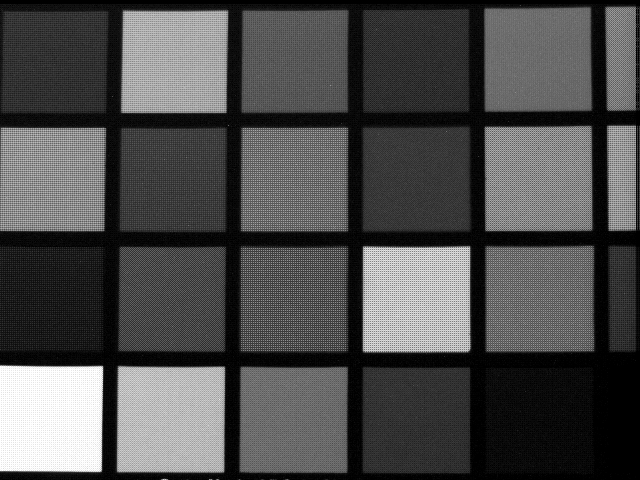
//> input picture a1/test1.bmp, 640 x 480 px
$ ./colorChain test1.bmp   (built with g++ and OpenCV 4)
//> lines starting //> are read from the running program, lines starting //| are printed output that depends on the picture
/**
 * CSCI935 - Assignment 1
 * Name:      Van Tam PHAN
 * ID:        5322169
 * Username:  vtp990
 */
#include<opencv2/core/core.hpp>
#include<opencv2/highgui/highgui.hpp>
#include<opencv2/imgproc/imgproc.hpp>
#include<iostream>
using namespace cv;
using namespace std;

void ColorInterpolation(Mat imgSrc, Mat & dst);
void ColorCorrection(Mat src, Mat & dst);
void GammaCorrection(Mat src, Mat & dst, float fGamma);
void Display4Images(Mat & im1, Mat & im2, Mat & im3, Mat & im4);

int main(int argc, char *argv[]) {
  //=========STAGE 1: LOAD IMAGE==============
  if (argc != 2) {
    cout << "colorChain" << endl;
    return -1;
  }
  Mat imgSrc = imread(argv[1], CV_LOAD_IMAGE_UNCHANGED);
//> imgSrc is the input picture: 480 rows x 640 cols, CV_8UC1; min 0, max 255, mean 77.9
  Mat originalImage = imread(argv[1], CV_LOAD_IMAGE_COLOR);

  if (!imgSrc.data) {
    cout << "Failed to open image." << endl;
    return -1;
  }
  cout << "image source: " << imgSrc.size() << endl;
//| image source: [640 x 480]
  //=========STAGE 2: BILINEAR COLOR INTERPOLATION==============
  //CV_8UC3 unsigned char types that are 8 bit long
  //and each pixel has three of these to form the three channels
  Mat imgCFAInterpol(imgSrc.size(), CV_8UC3);
  imgCFAInterpol = Scalar(0, 0, 0);  //BGR order. R = 255;
  ColorInterpolation(imgSrc, imgCFAInterpol);

  //=========STAGE 3: COLOR CORRECTION==============
  Mat imgColorCorrected(imgSrc.size(), CV_8UC3); //only accept value from 0 to 255
  ColorCorrection(imgCFAInterpol, imgColorCorrected);

  //=========STAGE 4: GAMMA CORRECTION==============
  Mat imgGammaCorrected(imgSrc.size(), CV_8UC3); //only accept value from 0 to 255
  GammaCorrection(imgColorCorrected, imgGammaCorrected, 0.5);

  //=========DISPLAY RESULTS==============
  Display4Images(originalImage, imgCFAInterpol, imgColorCorrected,
      imgGammaCorrected);

  waitKey(0);
  return 0;
}

void Display4Images(Mat & im1, Mat & im2, Mat & im3, Mat & im4) {
  Size size = im1.size();
  Mat dst(Size(size.width * 2, size.height * 2), CV_8UC3);
  Mat roi1 = dst(Rect(0, 0, size.width, size.height));
  im1.copyTo(roi1);
  Mat roi2 = dst(Rect(size.width, 0, size.width, size.height));
  im2.copyTo(roi2);
  Mat roi3 = dst(Rect(0, size.height, size.width, size.height));
  im3.copyTo(roi3);
  Mat roi4 = dst(Rect(size.width, size.height, size.width, size.height));
  im4.copyTo(roi4);

  Mat final;
  resize(dst, final, size);  //resize image
  // Display big mat
  namedWindow("Color Chain", CV_WINDOW_AUTOSIZE);
  imshow("Color Chain", final);
}

void ColorInterpolation(Mat src, Mat & dst) {
  Mat outR(src.size(), CV_8UC1), outG(src.size(), CV_8UC1), outB(src.size(),
      CV_8UC1);
  int height = src.rows;
//> height = 480
  int width = src.cols;
//> width = 640
  int row, col;
  for (row = 0; row < height; row++)
    for (col = 0; col < width; col++) {
      //the row with green and red positions
      if (row % 2 == 0) {
        if (col % 2 == 0) // green positions
            {
          if (col == 0) // green at column 0
              {
            if (row == 0) // green at position (0, 0)
              outB.at<uchar>(row, col) = src.at<uchar>(row + 1, col);
            else
              outB.at<uchar>(row, col) = (src.at<uchar>(row - 1, col)
                  + src.at<uchar>(row + 1, col)) / 2;
            outR.at<uchar>(row, col) = src.at<uchar>(row, col + 1);
          } else    // green at other columns not 0
          {
            if (row == 0)
              outB.at<uchar>(row, col) = src.at<uchar>(row + 1, col);
            else
              outB.at<uchar>(row, col) = (src.at<uchar>(row - 1, col)
                  + src.at<uchar>(row + 1, col)) / 2;
            outR.at<uchar>(row, col) = (src.at<uchar>(row, col - 1)
                + src.at<uchar>(row, col + 1)) / 2;
          }
          outG.at<uchar>(row, col) = src.at<uchar>(row, col);
        } else    // red positions
        {
          if (col == width - 1) // red at column width-1
              {
            if (row == 0) // red at position (0, width-1)
                {
              outG.at<uchar>(row, col) = (src.at<uchar>(row, col - 1)
                  + src.at<uchar>(row + 1, col)) / 2;
              outB.at<uchar>(row, col) = src.at<uchar>(row + 1, col - 1);
            } else {
              outG.at<uchar>(row, col) = (src.at<uchar>(row - 1, col)
                  + src.at<uchar>(row, col - 1) + src.at<uchar>(row + 1, col))
                  / 3;
              outB.at<uchar>(row, col) = (src.at<uchar>(row - 1, col - 1)
                  + src.at<uchar>(row + 1, col - 1)) / 2;
            }
          } else    // red at other columns not width-1
          {
            if (row == 0) {
              outG.at<uchar>(row, col) = (src.at<uchar>(row, col - 1)
                  + src.at<uchar>(row, col + 1) + src.at<uchar>(row + 1, col))
                  / 3;
              outB.at<uchar>(row, col) = (src.at<uchar>(row + 1, col - 1)
                  + src.at<uchar>(row + 1, col + 1)) / 2;
            } else {
              outG.at<uchar>(row, col) = (src.at<uchar>(row - 1, col)
                  + src.at<uchar>(row + 1, col) + src.at<uchar>(row, col - 1)
                  + src.at<uchar>(row, col + 1)) / 4;
              outB.at<uchar>(row, col) = (src.at<uchar>(row - 1, col - 1)
                  + src.at<uchar>(row - 1, col + 1)
                  + src.at<uchar>(row + 1, col + 1)
                  + src.at<uchar>(row + 1, col - 1)) / 4;
            }
          }
          outR.at<uchar>(row, col) = src.at<uchar>(row, col);
        }
      }
      //the row with blue and green positions
      else {
        if (col % 2 == 0) // blue positions
            {
          if (col == 0) // blue at column 0
              {
            if (row == height - 1)  // blue at position (height-1, 0)
                {
              outR.at<uchar>(row, col) = src.at<uchar>(row - 1, col + 1);
              outG.at<uchar>(row, col) = (src.at<uchar>(row - 1, col)
                  + src.at<uchar>(row, col + 1)) / 2;
            } else {
              outR.at<uchar>(row, col) = (src.at<uchar>(row - 1, col + 1)
                  + src.at<uchar>(row + 1, col + 1)) / 2;
              outG.at<uchar>(row, col) = (src.at<uchar>(row - 1, col)
                  + src.at<uchar>(row + 1, col) + src.at<uchar>(row, col + 1))
                  / 3;
            }
          } else    // blue at other columns not 0
          {
            if (row == height - 1) {
              outR.at<uchar>(row, col) = (src.at<uchar>(row - 1, col - 1)
                  + src.at<uchar>(row - 1, col + 1)) / 2;
              outG.at<uchar>(row, col) = (src.at<uchar>(row, col - 1)
                  + src.at<uchar>(row, col + 1) + src.at<uchar>(row - 1, col))
                  / 3;
            } else {
              outR.at<uchar>(row, col) = (src.at<uchar>(row - 1, col - 1)
                  + src.at<uchar>(row - 1, col + 1)
                  + src.at<uchar>(row + 1, col + 1)
                  + src.at<uchar>(row + 1, col - 1)) / 4;
              outG.at<uchar>(row, col) = (src.at<uchar>(row - 1, col)
                  + src.at<uchar>(row + 1, col) + src.at<uchar>(row, col - 1)
                  + src.at<uchar>(row, col + 1)) / 4;
            }
          }
          outB.at<uchar>(row, col) = src.at<uchar>(row, col);
        } else    // green positions
        {
          if (col == width - 1) // green at column width-1
              {
            if (row == height - 1)  // green at position (height-1, width-1)
              outR.at<uchar>(row, col) = src.at<uchar>(row - 1, col);
            else
              outR.at<uchar>(row, col) = (src.at<uchar>(row - 1, col)
                  + src.at<uchar>(row + 1, col)) / 2;
            outB.at<uchar>(row, col) = src.at<uchar>(row, col - 1);
          } else    // green at other columns not width-1
          {
            if (row == height - 1)
              outR.at<uchar>(row, col) = src.at<uchar>(row - 1, col);
            else
              outR.at<uchar>(row, col) = (src.at<uchar>(row - 1, col)
                  + src.at<uchar>(row + 1, col)) / 2;
            outB.at<uchar>(row, col) = (src.at<uchar>(row, col - 1)
                + src.at<uchar>(row, col + 1)) / 2;
          }
          outG.at<uchar>(row, col) = src.at<uchar>(row, col);
        }
      }
    }
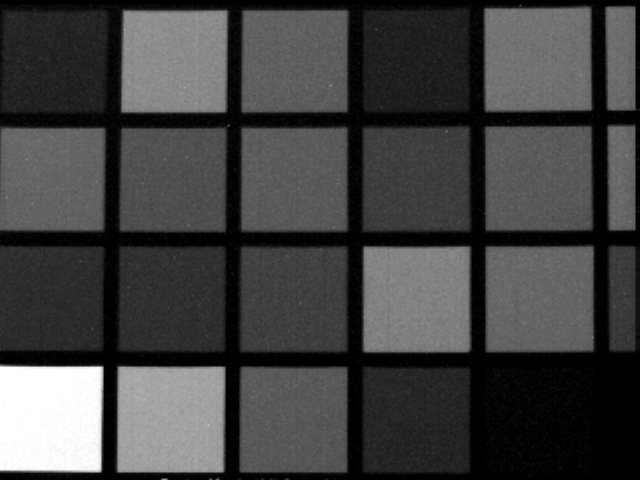
//> outB: 480 rows x 640 cols, CV_8UC1; min 0, max 255, mean 66.1
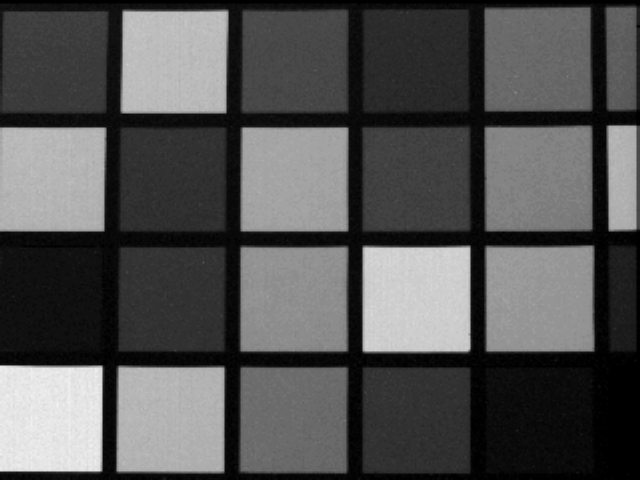
//> outR: 480 rows x 640 cols, CV_8UC1; min 0, max 244, mean 83.6
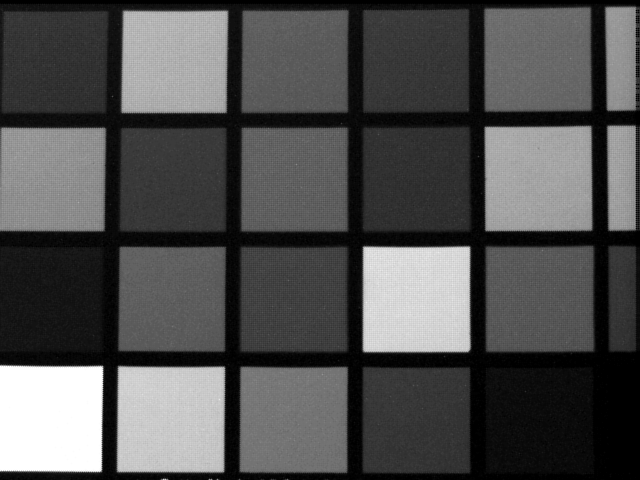
//> outG: 480 rows x 640 cols, CV_8UC1; min 0, max 255, mean 80.5
  vector<Mat> array_to_merge;

  array_to_merge.push_back(outB);
  array_to_merge.push_back(outG);
  array_to_merge.push_back(outR);

  merge(array_to_merge, dst);
}

void ColorCorrection(Mat src, Mat & dst) {
  int rows = src.rows;
//> rows = 480
  int cols = src.cols;
//> cols = 640
  Mat correctionKernel =
      (Mat_<float>(3, 3) << -0.18, -0.44, 1.62, -0.24, 1.29, -0.05, 1.18, -0.05, -0.13);

  cout << "color correction matrix: " << correctionKernel << endl;
  Mat tempImg;
  for (int i = 0; i < rows; ++i) {
    for (int j = 0; j < cols; ++j) {
      Mat(src.at<Vec3b>(i, j)).convertTo(tempImg, CV_32FC3);
      dst.at<Vec3b>(i, j) = Mat(correctionKernel * tempImg);
    }
  }
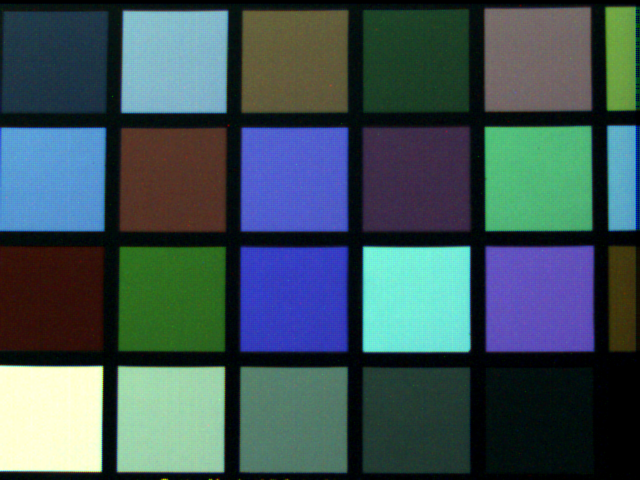
//> dst: 480 rows x 640 cols, CV_8UC3; mean B, G, R 88.1, 83.8, 63.1
//> after the loop, tempImg = [0, 0, 0]

}

void GammaCorrection(Mat src, Mat & dst, float fGamma) {
//> called with fGamma = 0.5
  //image pixel intensities in the range [0, 255]
  uchar lut[256];
  for (int i = 0; i < 256; i++) {
    // The formula is O=(I/255)^N3C255,
    // gotten from this link http://docs.opencv.org/trunk/d3/dc1/tutorial_basic_linear_transform.html
    lut[i] = saturate_cast<uchar>(pow((float) (i / 255.0), fGamma) * 255.0f);
  }
  dst = src.clone();
  MatIterator_<Vec3b> it, end;
  for (it = dst.begin<Vec3b>(), end = dst.end<Vec3b>(); it != end; it++) {
    (*it)[0] = lut[((*it)[0])];
    (*it)[1] = lut[((*it)[1])];
    (*it)[2] = lut[((*it)[2])];
  }
//> in main, `GammaCorrection(imgColorCorrected, imgGammaCorrected, 0.5);`:
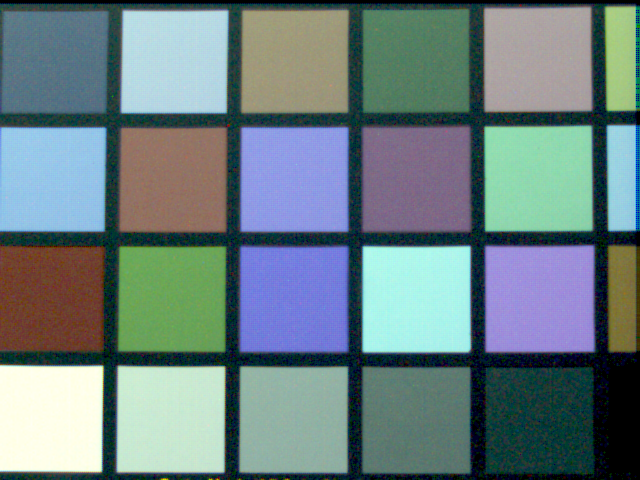
//> imgGammaCorrected: 480 rows x 640 cols, CV_8UC3; mean B, G, R 131, 128.8, 108.5
//> in Display4Images, `Mat roi2 = dst(Rect(size.width, 0, size.width, size.height));`: roi2: 480 rows x 640 cols, CV_8UC3; every value is 0
//> in Display4Images, `im3.copyTo(roi3);`:
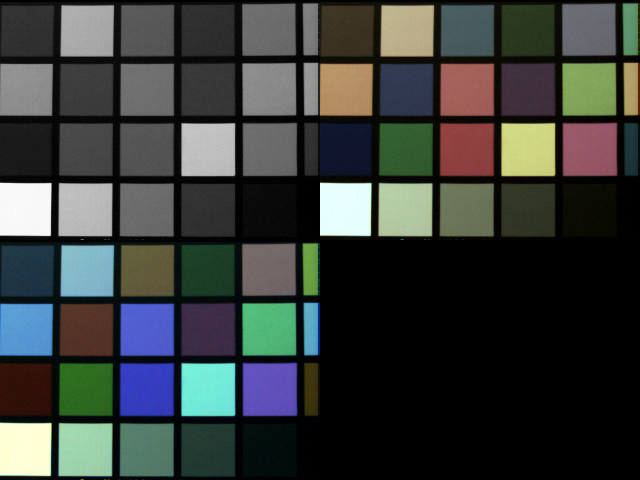
//> dst: 960 rows x 1280 cols, CV_8UC3 (shown at 1/2 size); mean B, G, R 58, 60.6, 56.1
//> in Display4Images, `resize(dst, final, size);`:
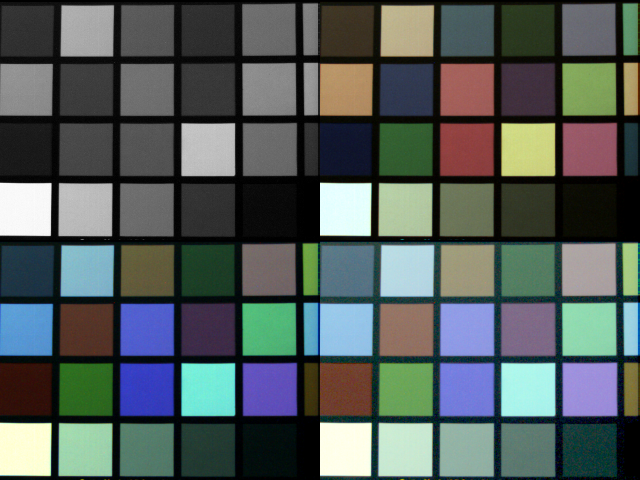
//> final: 480 rows x 640 cols, CV_8UC3; mean B, G, R 90.9, 92.9, 83.4
}
